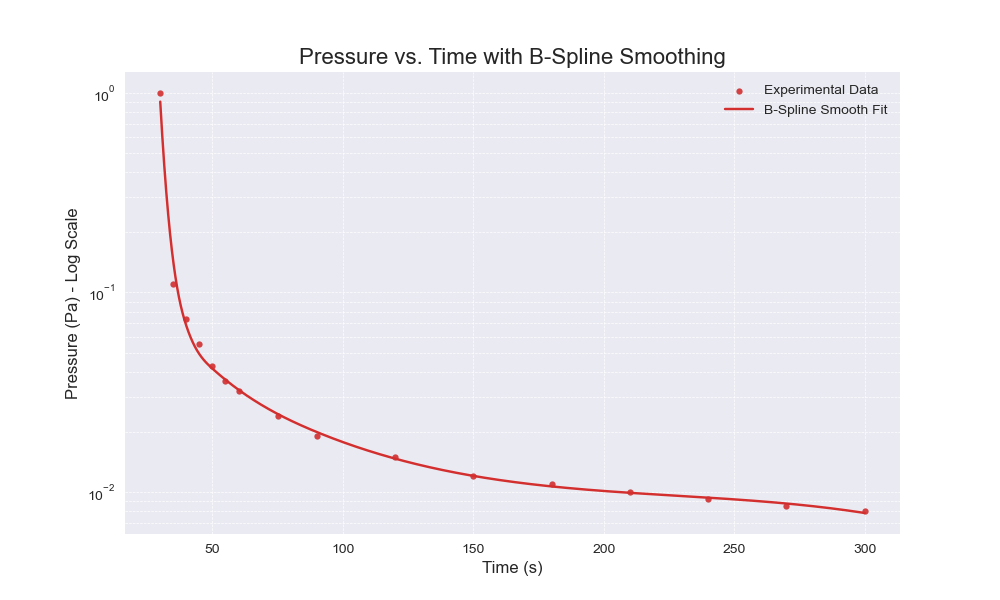

Python code for this plot:
import matplotlib.pyplot as plt
import numpy as np
# 导入 B-spline 相关的函数
from scipy.interpolate import splrep, splev

plt.style.use('seaborn-v0_8')
# --- 实验数据 ---
# 时间 t (单位: 秒)
time = np.array([30, 35, 40, 45, 50, 55, 60, 75, 90, 120, 150, 180, 210, 240, 270, 300])

# 压强 P (单位: 帕斯卡)
pressure = np.array([
     1.0, 1.1e-1, 7.4e-2, 5.5e-2, 4.3e-2, 3.6e-2, 3.2e-2,
    2.4e-2, 1.9e-2, 1.5e-2, 1.2e-2, 1.1e-2, 1.0e-2, 9.2e-3, 8.5e-3, 8.0e-3
])
# 同样在对数空间进行拟合，效果更好
log_pressure = np.log10(pressure)

# --- B-Spline 平滑拟合 ---
# splrep 函数找到曲线的 B-spline 表示
# s 是一个正的平滑因子(smoothing factor)。s值越大，曲线越平滑，但与数据点的偏差可能越大。
# s=0 会尝试通过所有点，可能导致震荡。从一个较小的值开始尝试是个好方法。
tck = splrep(time, log_pressure, s=0.02)

# 创建一个更密集的横坐标点用于绘制平滑曲线（增加点数以确保视觉平滑）
time_smooth = np.linspace(time.min(), time.max(), 10000)
# splev 函数在新的点上评估样条曲线
log_pressure_smooth = splev(time_smooth, tck)
# 将对数压强转换回原始压强值
pressure_smooth = 10**log_pressure_smooth

# --- 绘图设置 ---
fig, ax = plt.subplots(figsize=(10, 6))

# 绘制原始数据点 (散点图)
ax.scatter(time, pressure, color='#D32F2F', s=20, alpha=0.9, marker='o', edgecolor='black', linewidth=0.02, label='Experimental Data', zorder=3)

# 绘制 B-spline 平滑拟合曲线
ax.plot(time_smooth, pressure_smooth, linestyle='-', color='#D32F2F', label='B-Spline Smooth Fit')

# 设置Y轴为对数刻度
ax.set_yscale('log')

# --- 图表美化 ---
ax.set_title('Pressure vs. Time with B-Spline Smoothing', fontsize=16)
ax.set_xlabel('Time (s)', fontsize=12)
ax.set_ylabel('Pressure (Pa) - Log Scale', fontsize=12)
ax.legend()
ax.grid(True, which="both", linestyle='--', linewidth=0.5)

plt.show()
